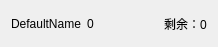
<?xml version="1.0" encoding="UTF-8"?>
<ui version="4.0">
 <class>Character</class>
 <widget class="QWidget" name="Character">
  <property name="geometry">
   <rect>
    <x>0</x>
    <y>0</y>
    <width>218</width>
    <height>47</height>
   </rect>
  </property>
  <property name="windowTitle">
   <string>Form</string>
  </property>
  <layout class="QHBoxLayout" name="horizontalLayout">
   <item>
    <widget class="QLabel" name="m_label_nickName">
     <property name="text">
      <string>DefaultName</string>
     </property>
    </widget>
   </item>
   <item>
    <widget class="QLabel" name="m_label_character_score">
     <property name="text">
      <string>0</string>
     </property>
    </widget>
   </item>
   <item>
    <spacer name="horizontalSpacer">
     <property name="orientation">
      <enum>Qt::Horizontal</enum>
     </property>
     <property name="sizeHint" stdset="0">
      <size>
       <width>131</width>
       <height>20</height>
      </size>
     </property>
    </spacer>
   </item>
   <item>
    <widget class="QLabel" name="m_label_remain_num">
     <property name="text">
      <string>剩余：0</string>
     </property>
    </widget>
   </item>
  </layout>
 </widget>
 <resources/>
 <connections/>
</ui>
